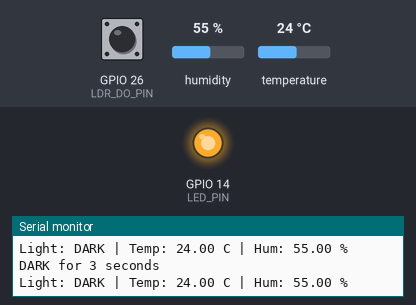
The sketch below on a simulated ESP32. Shown: output pins drawn as LEDs (lit = HIGH), the last lines printed to the serial monitor. The inputs (shaded band) are chosen by the test bench; at power-on: temperature 24 °C, GPIO 26 (LDR_DO_PIN) HIGH, humidity 55 %. WiFi joins after 1.5 s; servers stay silent unless stated.

Above: at 8.4 s.
8.5 s: temperature set to 25.5 °C
10.0 s: temperature set to 26.6 °C
At 11.7 s:
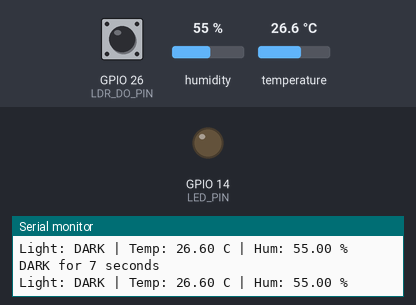
12.0 s: temperature set to 12 °C
At 13.5 s:
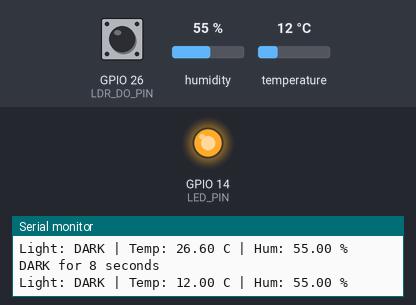
Timing chart, 0 to 15.0 s (numbered marks = the images above; inputs shaded):
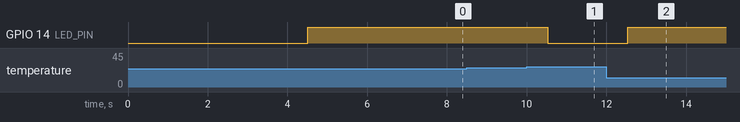

The sketch:

esp32.ino
```cpp
#include <WiFi.h>
#include <WiFiClientSecure.h>
#include <HTTPClient.h>
#include "DHT.h"

/* ===== WiFi ===== */
const char* WIFI_SSID = "Airbox-F9B3";
const char* WIFI_PASS = "f75J4Gk7";

/* ===== ThingSpeak ===== */
String apiKey = "TFFNY56ZUE2YTF4V";

/* ===== IFTTT ===== */
const char* IFTTT_EVENT = "dark_alert";
const char* IFTTT_KEY   = "oaQnaDD_yG2-pN-w9bW3OMS9yAyOAWQCNvoGhBS5-zI";

/* ===== Pins ===== */
#define DHTPIN      27
#define DHTTYPE     DHT22
#define LDR_DO_PIN  26
#define LED_PIN     14

DHT dht(DHTPIN, DHTTYPE);

/* ===== DARK TIMER (20 seconds for test) ===== */
const unsigned long DARK_TIME_REQUIRED = 20UL * 1000UL;
unsigned long darkStartTime = 0;
bool emailSent = false;

/* ===== Send email via IFTTT ===== */
void sendDarkEmail() {
  if (WiFi.status() != WL_CONNECTED) {
    Serial.println("IFTTT: WiFi not connected");
    return;
  }

  WiFiClientSecure client;
  client.setInsecure();   // IMPORTANT for HTTPS on ESP32

  HTTPClient http;
  String url = String("https://maker.ifttt.com/trigger/") +
               IFTTT_EVENT + "/with/key/" + IFTTT_KEY;

  Serial.println("Sending IFTTT email...");
  Serial.println(url);

  if (!http.begin(client, url)) {
    Serial.println("IFTTT http.begin failed");
    return;
  }

  int code = http.GET();
  Serial.print("IFTTT HTTP code: ");
  Serial.println(code);

  http.end();
}

void setup() {
  Serial.begin(115200);
  delay(1000);

  dht.begin();
  delay(2000);

  pinMode(LDR_DO_PIN, INPUT_PULLUP);
  pinMode(LED_PIN, OUTPUT);
  digitalWrite(LED_PIN, LOW);

  WiFi.mode(WIFI_STA);
  WiFi.begin(WIFI_SSID, WIFI_PASS);

  Serial.print("Connecting to WiFi");
  while (WiFi.status() != WL_CONNECTED) {
    delay(250);
    Serial.print(".");
  }

  Serial.println("\nWiFi connected");
  Serial.print("IP: ");
  Serial.println(WiFi.localIP());
}

void loop() {
  /* ===== Light sensor ===== */
  int rawDO = digitalRead(LDR_DO_PIN);

  // Your sensor behavior: HIGH = DARK
  bool isDark = (rawDO == HIGH);

  /* ===== DHT ===== */
  float temp = dht.readTemperature();
  float hum  = dht.readHumidity();

  /* ===== LED ===== */
  if (!isnan(temp) && temp < 26.0) {
    digitalWrite(LED_PIN, HIGH);
  } else {
    digitalWrite(LED_PIN, LOW);
  }

  /* ===== DARK TIMER ===== */
  unsigned long now = millis();

  if (isDark) {
    if (darkStartTime == 0) darkStartTime = now;

    unsigned long darkFor = now - darkStartTime;
    Serial.print("DARK for ");
    Serial.print(darkFor / 1000);
    Serial.println(" seconds");

    if (!emailSent && darkFor >= DARK_TIME_REQUIRED) {
      sendDarkEmail();
      emailSent = true;   // send once per dark period
    }
  } else {
    darkStartTime = 0;
    emailSent = false;
    Serial.println("BRIGHT (reset)");
  }

  /* ===== Serial ===== */
  Serial.print("Light: ");
  Serial.print(isDark ? "DARK" : "BRIGHT");

  if (!isnan(temp) && !isnan(hum)) {
    Serial.print(" | Temp: ");
    Serial.print(temp);
    Serial.print(" C | Hum: ");
    Serial.print(hum);
    Serial.println(" %");
  } else {
    Serial.println(" | DHT FAILED");
  }

  delay(1000);   // 1-second resolution for timer
}
```

Measured:
- the behaviour switches between 25.9 and 26 °C on temperature (found by bisection; images 0 and 1)
- after the input at 10.0 s, GPIO 14 (LED_PIN): HIGH → LOW after 0.53 s
- after the input at 12.0 s, GPIO 14 (LED_PIN): LOW → HIGH after 0.53 s
